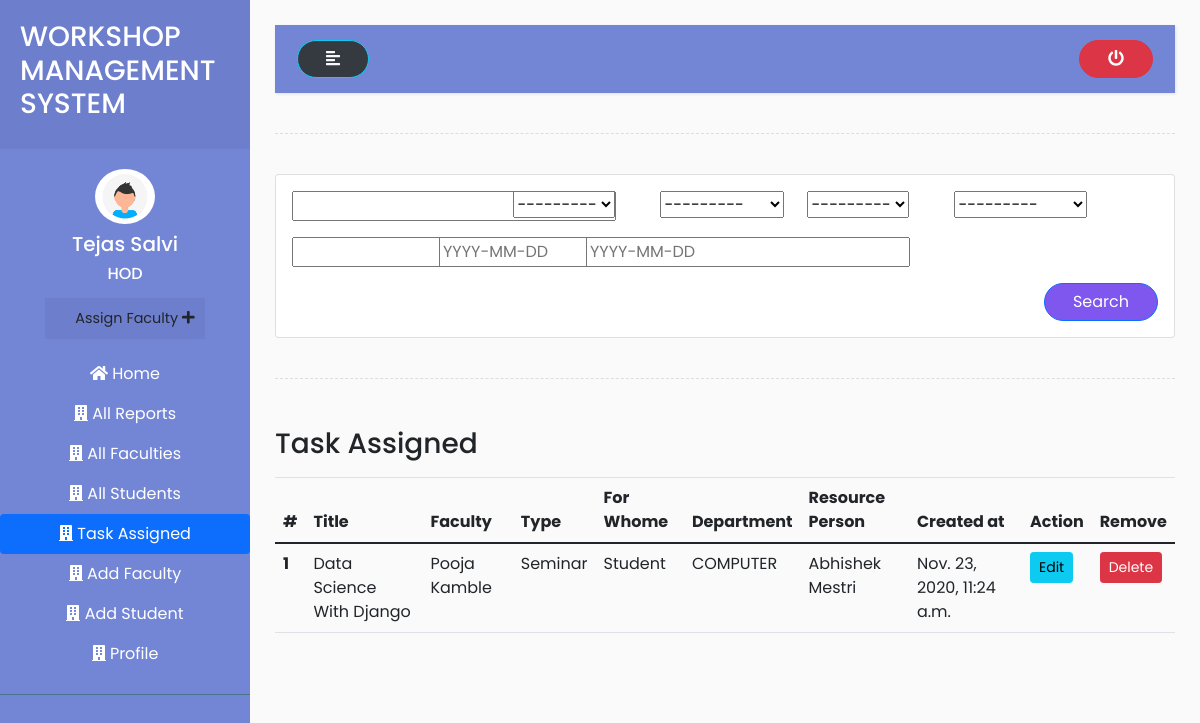
The page /hod/task_assigned/ (signed in) on the database as committed earlier.
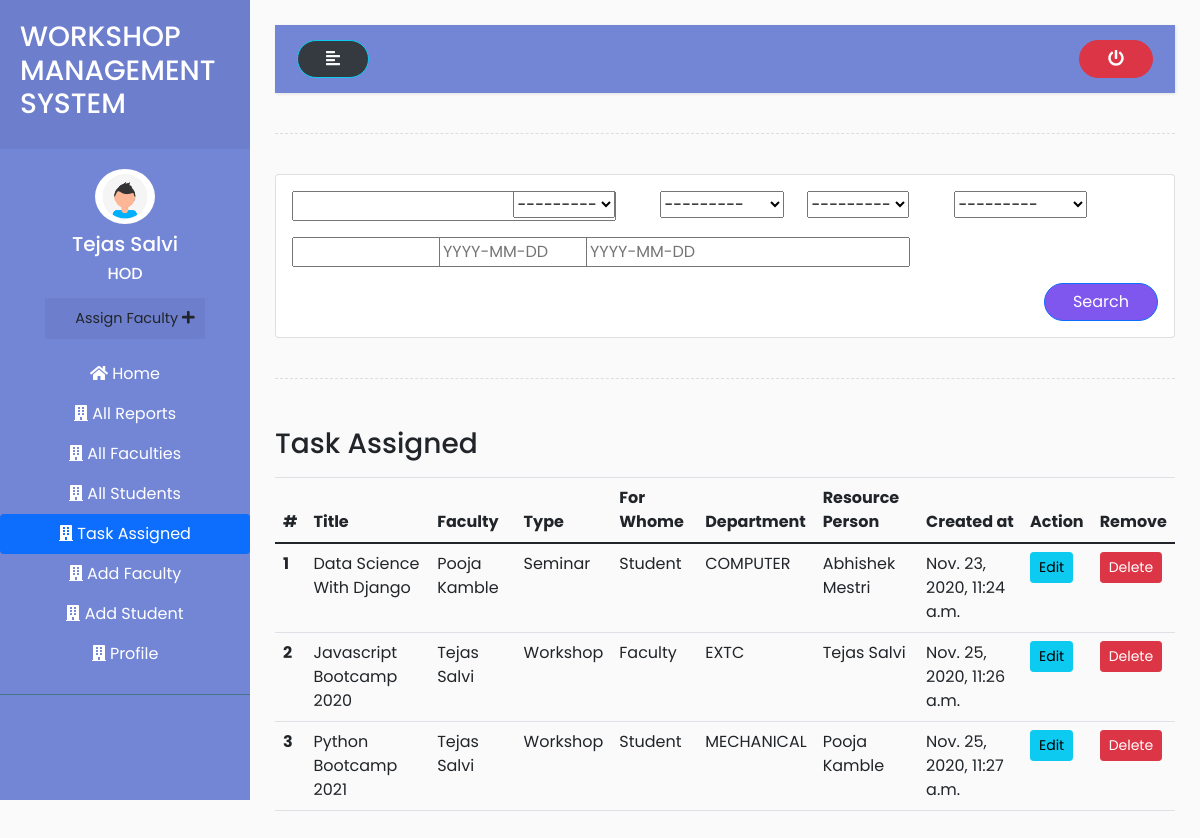
The same page on the database as committed later.
### accounts/models.py (models this page shows, shortened)
class TaskAssigned(models.Model):
    event_title = models.CharField(max_length=50)
    branches =  (
        ('COMPUTER','COMPUTER'),
        ('EXTC','EXTC'),
        ('MECHANICAL','MECHANICAL'),
        ('AUTOMOBILE','AUTOMOBILE')
    )
    org_department = models.CharField(max_length=50, choices = branches)
    forwhome = (
        ('Student','Student'),
        ('Faculty','Faculty')
    )
    forwhome = models.CharField(max_length=50,choices = forwhome)
    res_person = models.CharField(max_length=150)
    types = (
        ('Workshop','Workshop'),
        ('Seminar','Seminar')
    )
    types = models.CharField(max_length=50,choices = types)
    event_coordinator = models.ForeignKey(Faculty,on_delete=models.CASCADE)
    created_at=models.DateTimeField(auto_now_add=True)
    updated_at=models.DateTimeField(auto_now_add=True)
    class Meta:
        verbose_name_plural = 'Tasks Assigned'

class Faculty(models.Model):
    user = models.OneToOneField(User, on_delete = models.CASCADE, primary_key = True)
    middle_name = models.CharField (max_length=50)
    phone_number = models.CharField(max_length=20)
    profile_pic = models.ImageField( upload_to='Faculty/profile_pic/')
    address = models.CharField(max_length=200)
    gender = (
        ('Male','Male'),
        ('Female','Female')
    )
    sex = models.CharField(choices=gender, max_length=50)
    branches =  (
        ('COMPUTER','COMPUTER'),
        ('EXTC','EXTC'),
        ('MECHANICAL','MECHANICAL'),
        ('AUTOMOBILE','AUTOMOBILE')
    )
    branch = models.CharField( choices = branches, max_length=50)
    joined_at = models.DateField( auto_now=False ,null=True)
    qualification = models.CharField( max_length=500)
    def __str__(self):
        return self.user.first_name + " " + self.user.last_name
    class Meta:
        verbose_name_plural = 'Faculties'

class User(AbstractUser):
    is_hod = models.BooleanField(default=False)
    is_faculty = models.BooleanField(default=False)
    is_student = models.BooleanField(default=False)

### accounts/views.py (the view)
# urls.py: path('hod/task_assigned/',views.task_assigned,name="task_assigned"),
@login_required(login_url='login')
def task_assigned(request):
    tasks = TaskAssigned.objects.all()
    filter = TaskFilter(request.GET, queryset=TaskAssigned.objects.all())
    tasks = filter.qs
    context = {
        'tasks':tasks,
        'filter':filter
    }
    return render(request,'../templates/hod/task_assigned.html',context)

### accounts/templates/hod/task_assigned.html (shortened to what the changed rows need)
{% extends 'base.html' %}
{% load static %}
{% load bootstrap %}
{% block content %}
<div class="wrapper">
  <div id="content">
    <div class="row">
      <div class="col-md-12">
        {% if tasks %}
        <div class="table-responsive">
          <table class="table">
            <thead>
              <tr>
                <th scope="col">#</th>
                <th scope="col">Title</th>
                <th scope="col">Faculty</th>
                <th scope="col">Type</th>
                <th scope="col">For Whome</th>
                <th scope="col">Department</th>
                <th scope="col">Resource Person</th>
                <th scope="col">Created at</th>
                <th scope="col">Action</th>
                <th scope="col">Remove</th>
              </tr>
            </thead>
            <tbody>
              {% for task in tasks %}
              <tr>
                <th scope="row"> {{forloop.counter}} </th>
                <td>{{task.event_title}}</td>
                <td>{{task.event_coordinator}}</td>
                <td>{{task.types}}</td>
                <td>{{task.forwhome}}</td>
                <td>{{task.org_department}}</td>
                <td>{{task.res_person}}</td>
                <td>{{task.created_at}}</td>
                <td><a href="{% url 'edit_task' task.id %}" class="btn btn-sm btn-info">Edit</a></td>
                <td><a class="btn btn-sm btn-danger" href="{% url 'delete_task' task.id %}">Delete</a></td>
              </tr>
              {% endfor %}
            </tbody>
          </table>
        </div>
        {% else %}
                <h2 class="text-center my-5">Tasks Not Found !</h2>
        {% endif %}
      </div>
    </div>
  </div>
</div>
{% endblock content %}

Rows that differ between the two databases and show on the page:
added TaskAssigned: event_title "Javascript Bootcamp 2020", event_coordinator "Tejas Salvi", types "Workshop", forwhome "Faculty", org_department "EXTC", res_person "Tejas Salvi", created_at "Nov. 25, 2020, 11:26 a.m."
added TaskAssigned: event_title "Python Bootcamp 2021", event_coordinator "Tejas Salvi", types "Workshop", forwhome "Student", org_department "MECHANICAL", res_person "Pooja Kamble", created_at "Nov. 25, 2020, 11:27 a.m."
